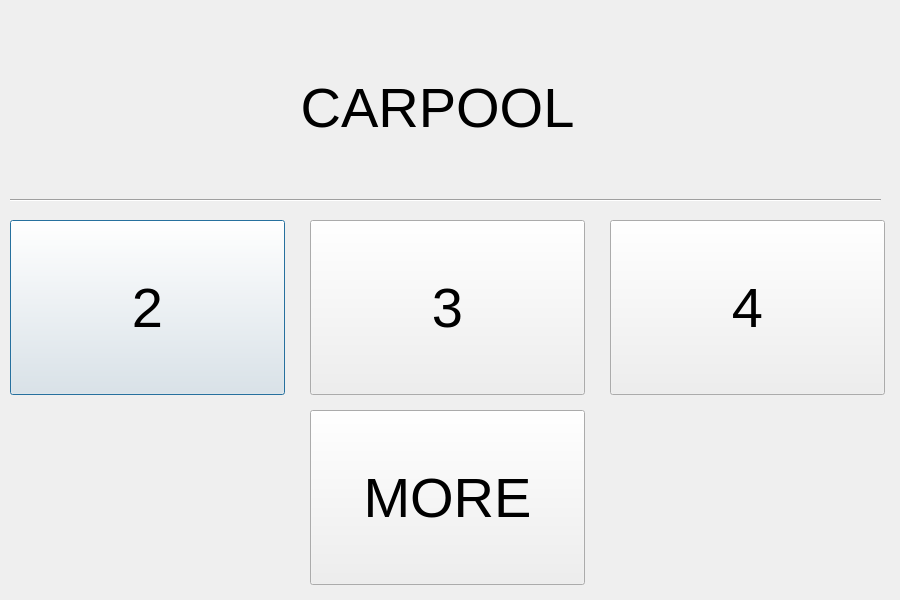
<?xml version="1.0" encoding="UTF-8"?>
<ui version="4.0">
 <class>carpoolWindow</class>
 <widget class="QDialog" name="carpoolWindow">
  <property name="geometry">
   <rect>
    <x>0</x>
    <y>0</y>
    <width>900</width>
    <height>600</height>
   </rect>
  </property>
  <property name="windowTitle">
   <string>Dialog</string>
  </property>
  <widget class="QLabel" name="titleLabel">
   <property name="geometry">
    <rect>
     <x>300</x>
     <y>20</y>
     <width>275</width>
     <height>175</height>
    </rect>
   </property>
   <property name="font">
    <font>
     <pointsize>42</pointsize>
    </font>
   </property>
   <property name="text">
    <string>CARPOOL</string>
   </property>
   <property name="alignment">
    <set>Qt::AlignCenter</set>
   </property>
  </widget>
  <widget class="QPushButton" name="twoButton">
   <property name="geometry">
    <rect>
     <x>10</x>
     <y>220</y>
     <width>275</width>
     <height>175</height>
    </rect>
   </property>
   <property name="font">
    <font>
     <pointsize>42</pointsize>
    </font>
   </property>
   <property name="text">
    <string>2</string>
   </property>
  </widget>
  <widget class="QPushButton" name="threeButton">
   <property name="geometry">
    <rect>
     <x>310</x>
     <y>220</y>
     <width>275</width>
     <height>175</height>
    </rect>
   </property>
   <property name="font">
    <font>
     <pointsize>42</pointsize>
    </font>
   </property>
   <property name="text">
    <string>3</string>
   </property>
  </widget>
  <widget class="QPushButton" name="fourButton">
   <property name="geometry">
    <rect>
     <x>610</x>
     <y>220</y>
     <width>275</width>
     <height>175</height>
    </rect>
   </property>
   <property name="font">
    <font>
     <pointsize>42</pointsize>
    </font>
   </property>
   <property name="text">
    <string>4</string>
   </property>
  </widget>
  <widget class="QPushButton" name="moreButton">
   <property name="geometry">
    <rect>
     <x>310</x>
     <y>410</y>
     <width>275</width>
     <height>175</height>
    </rect>
   </property>
   <property name="font">
    <font>
     <pointsize>42</pointsize>
    </font>
   </property>
   <property name="text">
    <string>MORE</string>
   </property>
  </widget>
  <widget class="Line" name="line">
   <property name="geometry">
    <rect>
     <x>10</x>
     <y>190</y>
     <width>871</width>
     <height>20</height>
    </rect>
   </property>
   <property name="orientation">
    <enum>Qt::Horizontal</enum>
   </property>
  </widget>
 </widget>
 <resources/>
 <connections/>
</ui>
